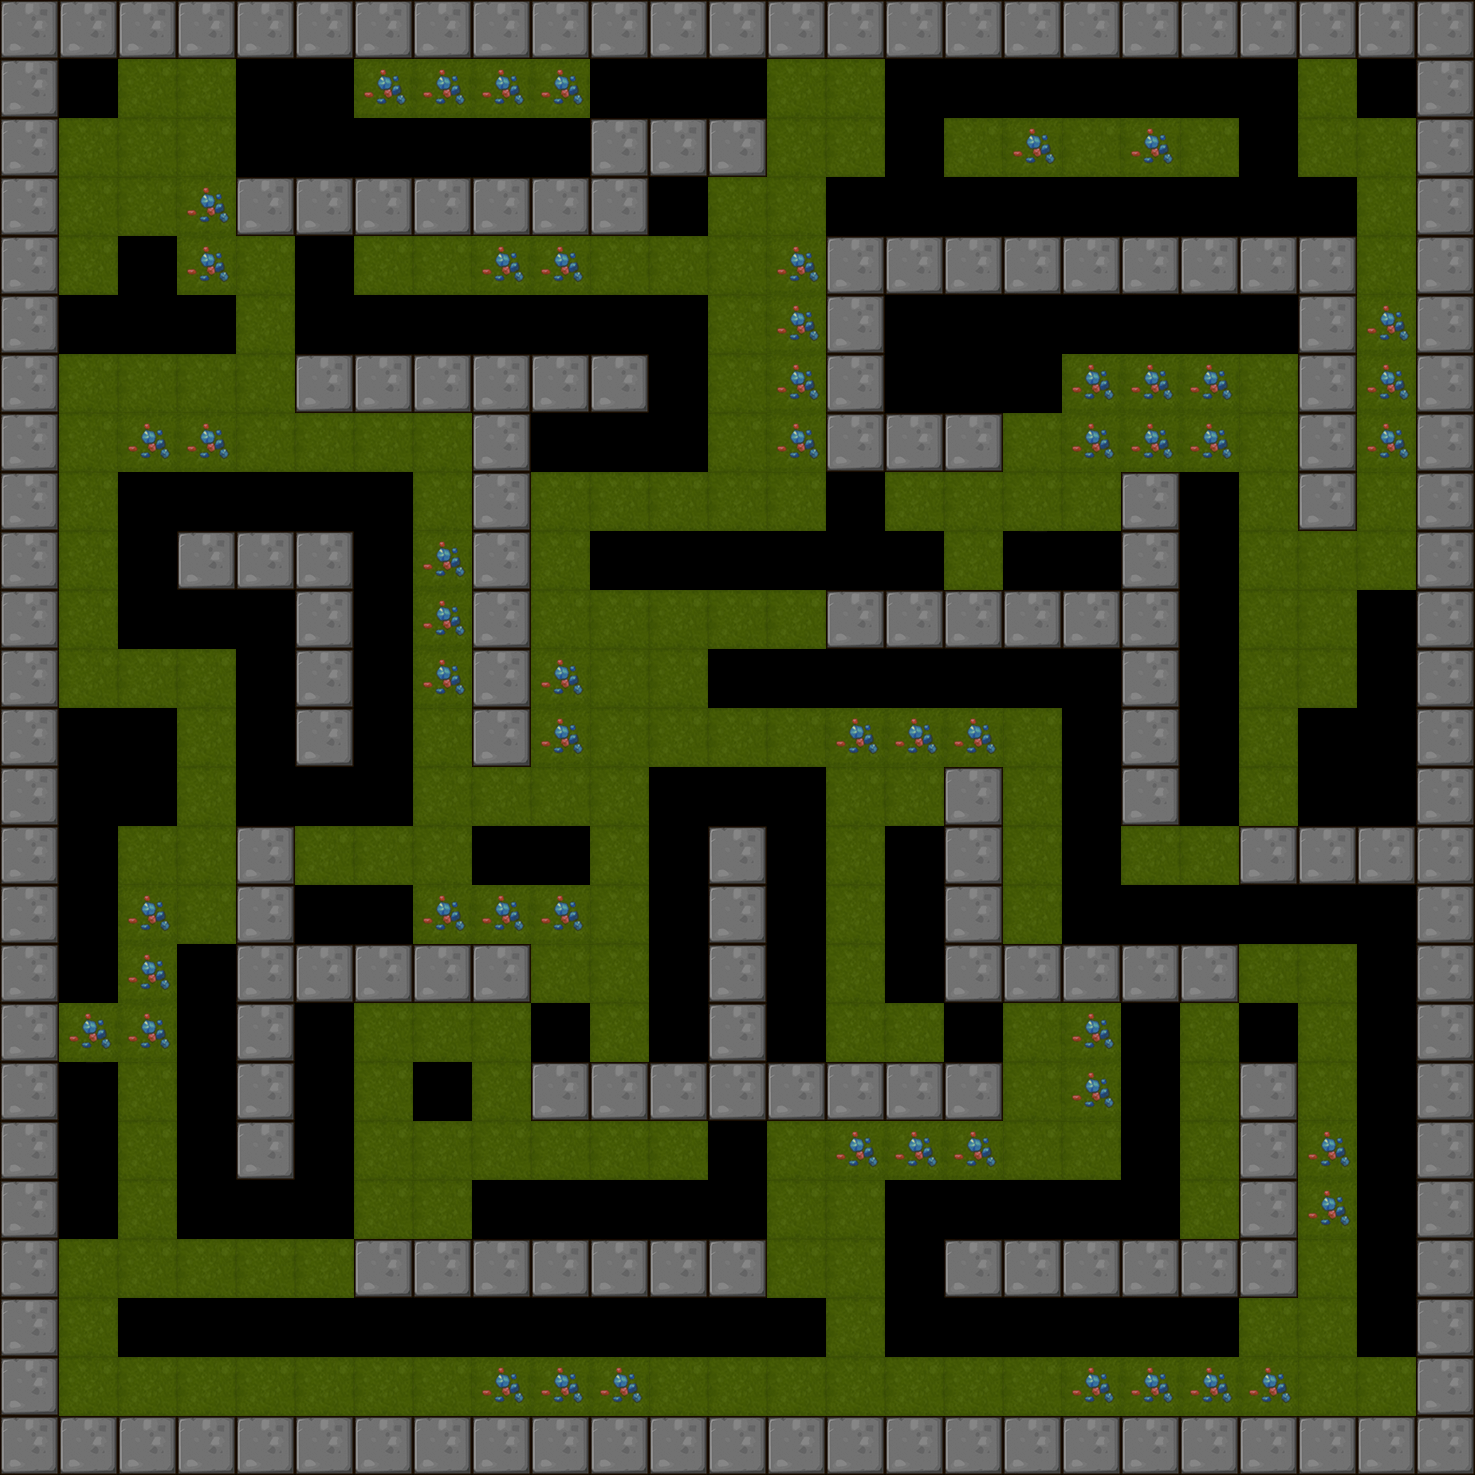

The image is a tile-based game level rendered from a .tmx file. Its description and source (layers, tilesets, objects; grid data summarised) follow:
An orthogonal 25x25 tile map with 59x59 px tiles, 1 tile layer (BackGround) and 12 objects (5x Shipper, 3x Hammer, 2x Tracker, Player, Tanker).

<map version="1.0" orientation="orthogonal" renderorder="right-down" width="25" height="25" tilewidth="59" tileheight="59">
 <tileset firstgid="1" name="itemmap" tilewidth="59" tileheight="59">
  <image source="tileset2.png" trans="ff00ff" width="354" height="354" />
 </tileset>
 <layer name="BackGround" width="25" height="25">
  <data>[625 cells, 503 non-empty, 12 distinct tile ids]</data>
 </layer>
 <objectgroup name="RobotCharacter">
  <object name="Player" type="Player" x="66.6974" y="63.9881" width="40" height="40" />
 </objectgroup>
 <objectgroup name="EnemyCharacter">
  <object name="Shipper" type="Shipper" x="362.602" y="304.092" width="40" height="40" />
  <object name="Tracker" type="Tracker" x="953.72" y="655.437" width="40" height="40" />
  <object name="Hammer" type="Hammer" x="1187.67" y="485.388" width="40" height="40" />
  <object name="Hammer" type="Hammer" x="1127.85" y="187.375" width="40" height="40" />
  <object name="Shipper" type="Shipper" x="1126.25" y="1187.92" width="40" height="40" />
  <object name="Shipper" type="Shipper" x="305.681" y="1071.8" width="40" height="40" />
  <object name="Shipper" type="Shipper" x="660.164" y="778.901" width="40" height="40" />
  <object name="Hammer" type="Hammer" x="895.255" y="66.3124" width="40" height="40" />
  <object name="Tanker" type="Tanker" x="710.613" y="1308.47" width="40" height="40" />
  <object name="Tracker" type="Tracker" x="1364.06" y="1190.19" width="40" height="40" />
  <object name="Shipper" type="Shipper" x="126.325" y="480.947" width="40" height="40" />
 </objectgroup>
</map>
